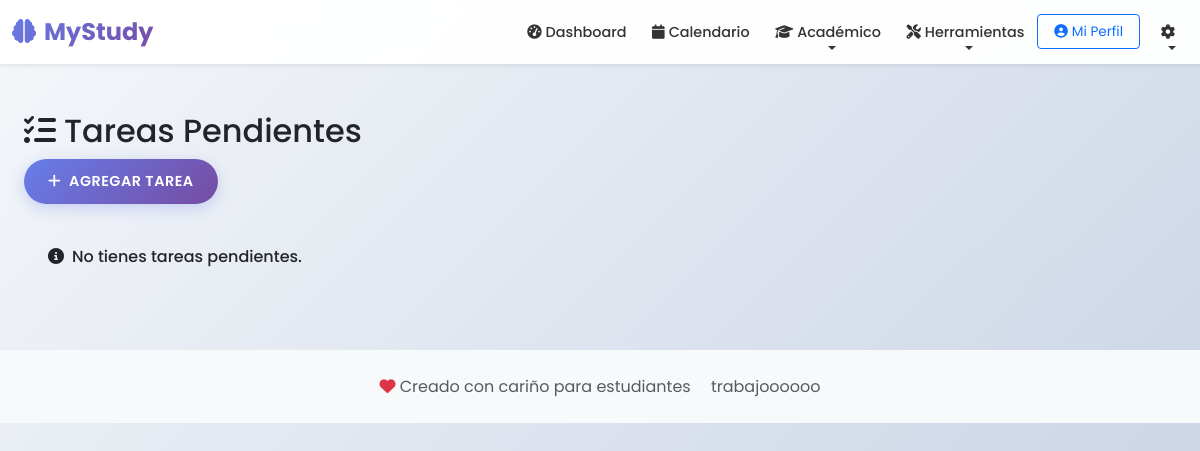
Before: /tareas/ (signed in) with the older database file.
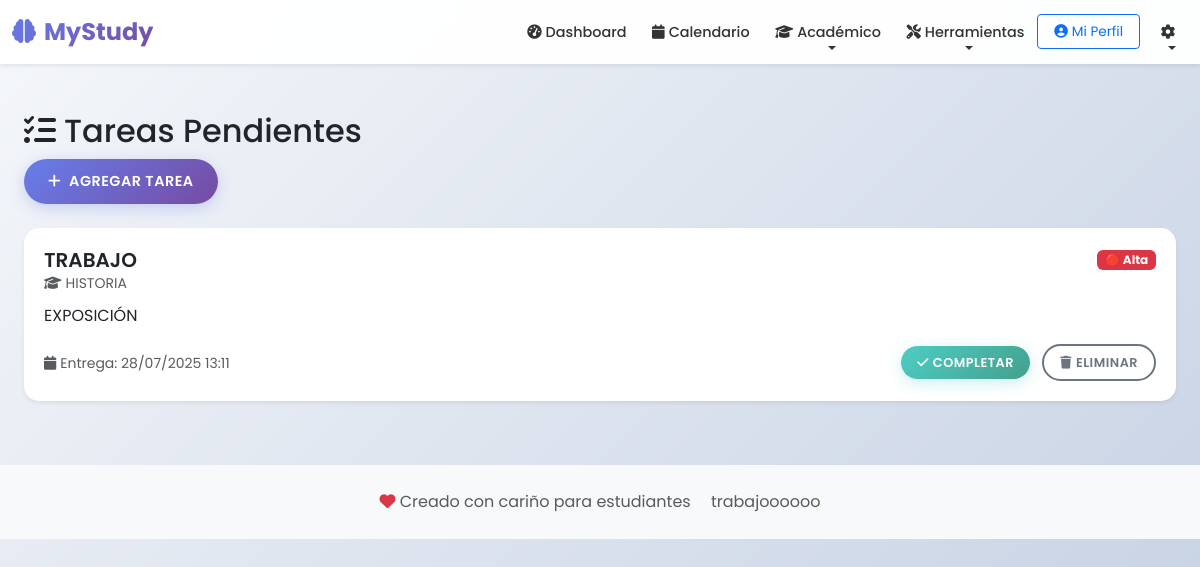
After: the same page with the newer database file.
### studyflow/models.py (models this page shows, shortened)
class Tarea(models.Model):
    PRIORIDAD_CHOICES = [
        ('alta', '🔴 Alta'),
        ('media', '🟡 Media'),
        ('baja', '🟢 Baja'),
    ]
    usuario = models.ForeignKey(User, on_delete=models.CASCADE)
    curso = models.ForeignKey(Curso, on_delete=models.CASCADE)
    titulo = models.CharField(max_length=200)
    descripcion = models.TextField(blank=True)
    fecha_entrega = models.DateTimeField()
    prioridad = models.CharField(max_length=5, choices=PRIORIDAD_CHOICES, default='media')
    completada = models.BooleanField(default=False)
    class Meta:
        ordering = ['fecha_entrega']

class Curso(models.Model):
    usuario = models.ForeignKey(User, on_delete=models.CASCADE)
    nombre = models.CharField(max_length=100)
    profesor = models.CharField(max_length=100, blank=True)
    horario = models.CharField(max_length=200, blank=True, help_text="Ejemplo: Lunes y Miércoles 10:00-12:00")
    color = models.CharField(max_length=20, default='#3788d8')

### studyflow/views.py (the view)
# urls.py: path('tareas/', views.lista_tareas, name='lista_tareas'),
@login_required
def lista_tareas(request):
    cursos = Curso.objects.filter(usuario=request.user)
    tareas = Tarea.objects.filter(usuario=request.user, completada=False)
    context = {
        'cursos': cursos,
        'tareas': tareas
    }
    return render(request, 'studyflow/tareas.html', context)

### studyflow/templates/studyflow/tareas.html (shortened to what this page needs)
{% extends 'base.html' %}
{% block content %}
<div class="container">
    <div class="row mb-4">
        <div class="col">
            <h2>
                <i class="fas fa-tasks me-2"></i>Tareas Pendientes
            </h2>
            <button class="boton boton-primario" data-bs-toggle="modal" data-bs-target="#nuevaTareaModal">
                <i class="fas fa-plus me-2"></i>Agregar Tarea
            </button>
        </div>
    </div>
    <div class="row">
        <div class="col">
            {% if tareas %}
                {% for tarea in tareas %}
                    <div class="tarjeta mb-3 shadow-sm">
                        <div class="tarjeta-body">
                            <div class="d-flex justify-content-between align-items-center">
                                <h5 class="tarjeta-title mb-0">{{ tarea.titulo }}</h5>
                                <span class="badge {% if tarea.prioridad == 'alta' %}bg-danger{% elif tarea.prioridad == 'media' %}bg-warning{% else %}bg-success{% endif %}">
                                    {{ tarea.get_prioridad_display }}
                                </span>
                            </div>
                            <p class="text-muted small mb-2">
                                <i class="fas fa-graduation-cap me-1"></i>{{ tarea.curso.nombre }}
                            </p>
                            {% if tarea.descripcion %}
                                <p class="tarjeta-text">{{ tarea.descripcion }}</p>
                            {% endif %}
                            <div class="d-flex justify-content-between align-items-center">
                                <small class="text-muted">
                                    <i class="fas fa-calendar me-1"></i>Entrega: {{ tarea.fecha_entrega|date:"d/m/Y H:i" }}
                                </small>
                                <div>
                                    <form method="post" action="{% url 'completar_tarea' tarea.id %}" class="d-inline">
                                        <button type="submit" class="boton boton-exito boton-sm">
                                            <i class="fas fa-check me-1"></i>Completar
                                        </button>
                                    </form>
                                    <button class="boton boton-borde-secundario boton-sm ms-2">
                                        <i class="fas fa-trash me-1"></i>Eliminar
                                    </button>
                                </div>
                            </div>
                        </div>
                    </div>
                {% endfor %}
            {% else %}
                <div class="alerta alerta-info">
                    <i class="fas fa-info-circle me-2"></i>No tienes tareas pendientes.
                </div>
            {% endif %}
        </div>
    </div>
</div>
{% endblock %}

### templates/base.html (shortened to what this page needs)
<!DOCTYPE html>
<html lang="es">
<head>
    <link href="https://cdnjs.cloudflare.com/ajax/libs/bootstrap/5.3.0/css/bootstrap.min.css" rel="stylesheet">
    <link href="https://cdnjs.cloudflare.com/ajax/libs/font-awesome/6.4.0/css/all.min.css" rel="stylesheet">
    {% load static %}
    <link href="{% static 'css/style.css' %}" rel="stylesheet">
</head>
<body>
<nav class="navbar navbar-expand-lg navbar-light bg-white shadow-sm">
    <div class="container">
        <a class="navbar-brand fw-bold text-primary" href="{% url 'inicio' %}">
            <i class="fas fa-brain me-2"></i>MyStudy
        </a>
        <div class="collapse navbar-collapse" id="navbarNav">
            <ul class="navbar-nav ms-auto">
                {% if user.is_authenticated %}
                    <li class="nav-item">
                        <a class="nav-link" href="{% url 'dashboard' %}">
                            <i class="fas fa-tachometer-alt me-1"></i>Dashboard
                        </a>
                    </li>
                    <li class="nav-item">
                        <a class="nav-link" href="{% url 'calendario' %}">
                            <i class="fas fa-calendar me-1"></i>Calendario
                        </a>
                    </li>
                    <li class="nav-item dropdown">
                        <a class="nav-link dropdown-toggle" href="#" role="button" data-bs-toggle="dropdown">
                            <i class="fas fa-graduation-cap me-1"></i>Académico
                        </a>
                    </li>
                    <li class="nav-item dropdown">
                        <a class="nav-link dropdown-toggle" href="#" role="button" data-bs-toggle="dropdown">
                            <i class="fas fa-tools me-1"></i>Herramientas
                        </a>
                    </li>
                    <li class="nav-item me-2">
                        <a href="{% url 'perfil' %}" class="btn btn-outline-primary btn-sm">
                            <i class="fas fa-user-circle me-1"></i>Mi Perfil
                        </a>
                    </li>
                    <li class="nav-item dropdown">
                        <a class="nav-link dropdown-toggle" href="#" role="button" data-bs-toggle="dropdown">
                            <i class="fas fa-cog"></i>
                        </a>
                    </li>
                {% endif %}
            </ul>
        </div>
    </div>
</nav>
    <main class="{% block main_class %}container my-5{% endblock %}">
        {% block content %}{% endblock %}
    </main>
    <footer class="bg-light mt-5 py-4">
        <div class="container text-center">
            <p class="mb-0 text-muted">
                <i class="fas fa-heart text-danger"></i> Creado con cariño para estudiantes
                <span class="ms-3">trabajoooooo</span>
            </p>
        </div>
    </footer>
</body>
</html>

### static/css/style.css (style rules this page uses)
:root { --primary-color: #667eea; --secondary-color: #764ba2; --accent-color: #f093fb; --success-color: #4ecdc4; --warning-color: #ffe066; --danger-color: #ff6b6b; --dark-color: #2c3e50; --light-color: #f8f9fa; --border-radius: 15px; --box-shadow: 0 10px 25px rgba(0,0,0,0.1); --gradient-primary: linear-gradient(135deg, #667eea 0%, #764ba2 100%); --gradient-accent: linear-gradient(135deg, #f093fb 0%, #f5576c 100%); }
* { box-sizing: border-box; }
body { font-family: 'Poppins', sans-serif; background: linear-gradient(135deg, #f5f7fa 0%, #c3cfe2 100%); min-height: 100vh; line-height: 1.6; margin: 0; }
.container { max-width: 1200px; }
.navbar { backdrop-filter: blur(10px); background: rgba(255, 255, 255, 0.95) !important; box-shadow: 0 2px 20px rgba(0,0,0,0.1); position: relative; z-index: 1000; }
.navbar-brand { font-size: 1.5rem; font-weight: 700; background: var(--gradient-primary); -webkit-background-clip: text; -webkit-text-fill-color: transparent; background-clip: text; text-decoration: none; }
.nav-link { font-weight: 500; transition: all 0.3s ease; position: relative; color: #333 !important; text-decoration: none !important; }
.nav-link::after { content: ''; position: absolute; bottom: 0; left: 50%; width: 0; height: 2px; background: var(--gradient-primary); transition: all 0.3s ease; transform: translateX(-50%); }
.navbar .dropdown { position: relative; z-index: 1100; }
.boton { border-radius: 50px; font-weight: 600; padding: 0.7rem 1.5rem; transition: all 0.3s ease; text-transform: uppercase; font-size: 0.9rem; letter-spacing: 0.5px; border: none; text-decoration: none; display: inline-block; cursor: pointer; }
.boton-sm { padding: 0.4rem 1rem; font-size: 0.8rem; }
.boton-primario { background: var(--gradient-primary); box-shadow: 0 4px 15px rgba(102, 126, 234, 0.3); color: white; }
.boton-exito { background: linear-gradient(135deg, #4ecdc4 0%, #44a08d 100%); box-shadow: 0 4px 15px rgba(78, 205, 196, 0.3); color: white; }
.boton-borde-secundario { border: 2px solid #6c757d; color: #6c757d; background: transparent; }
.tarjeta { background-color: #fff; border-radius: var(--border-radius); border: none; box-shadow: var(--box-shadow); transition: all 0.3s ease; overflow: hidden; }
.tarjeta-body { padding: 1.25rem; }
.tarjeta-title { margin-bottom: 0.75rem; font-weight: 600; }
@media (max-width: 1200px) { .navbar .nav-link { font-size: 0.9rem; padding: 0.4rem 0.8rem !important; } }
@media (max-width: 1200px) { .navbar .btn { font-size: 0.85rem; padding: 0.4rem 1rem; } }

Changed rows visible on the page:
added Tarea: titulo "TRABAJO", prioridad "🔴 Alta", curso.nombre "HISTORIA", descripcion "EXPOSICIÓN", fecha_entrega "28/07/2025 13:11"
Other visible differences:
text no longer shown: "No tienes tareas pendientes."
